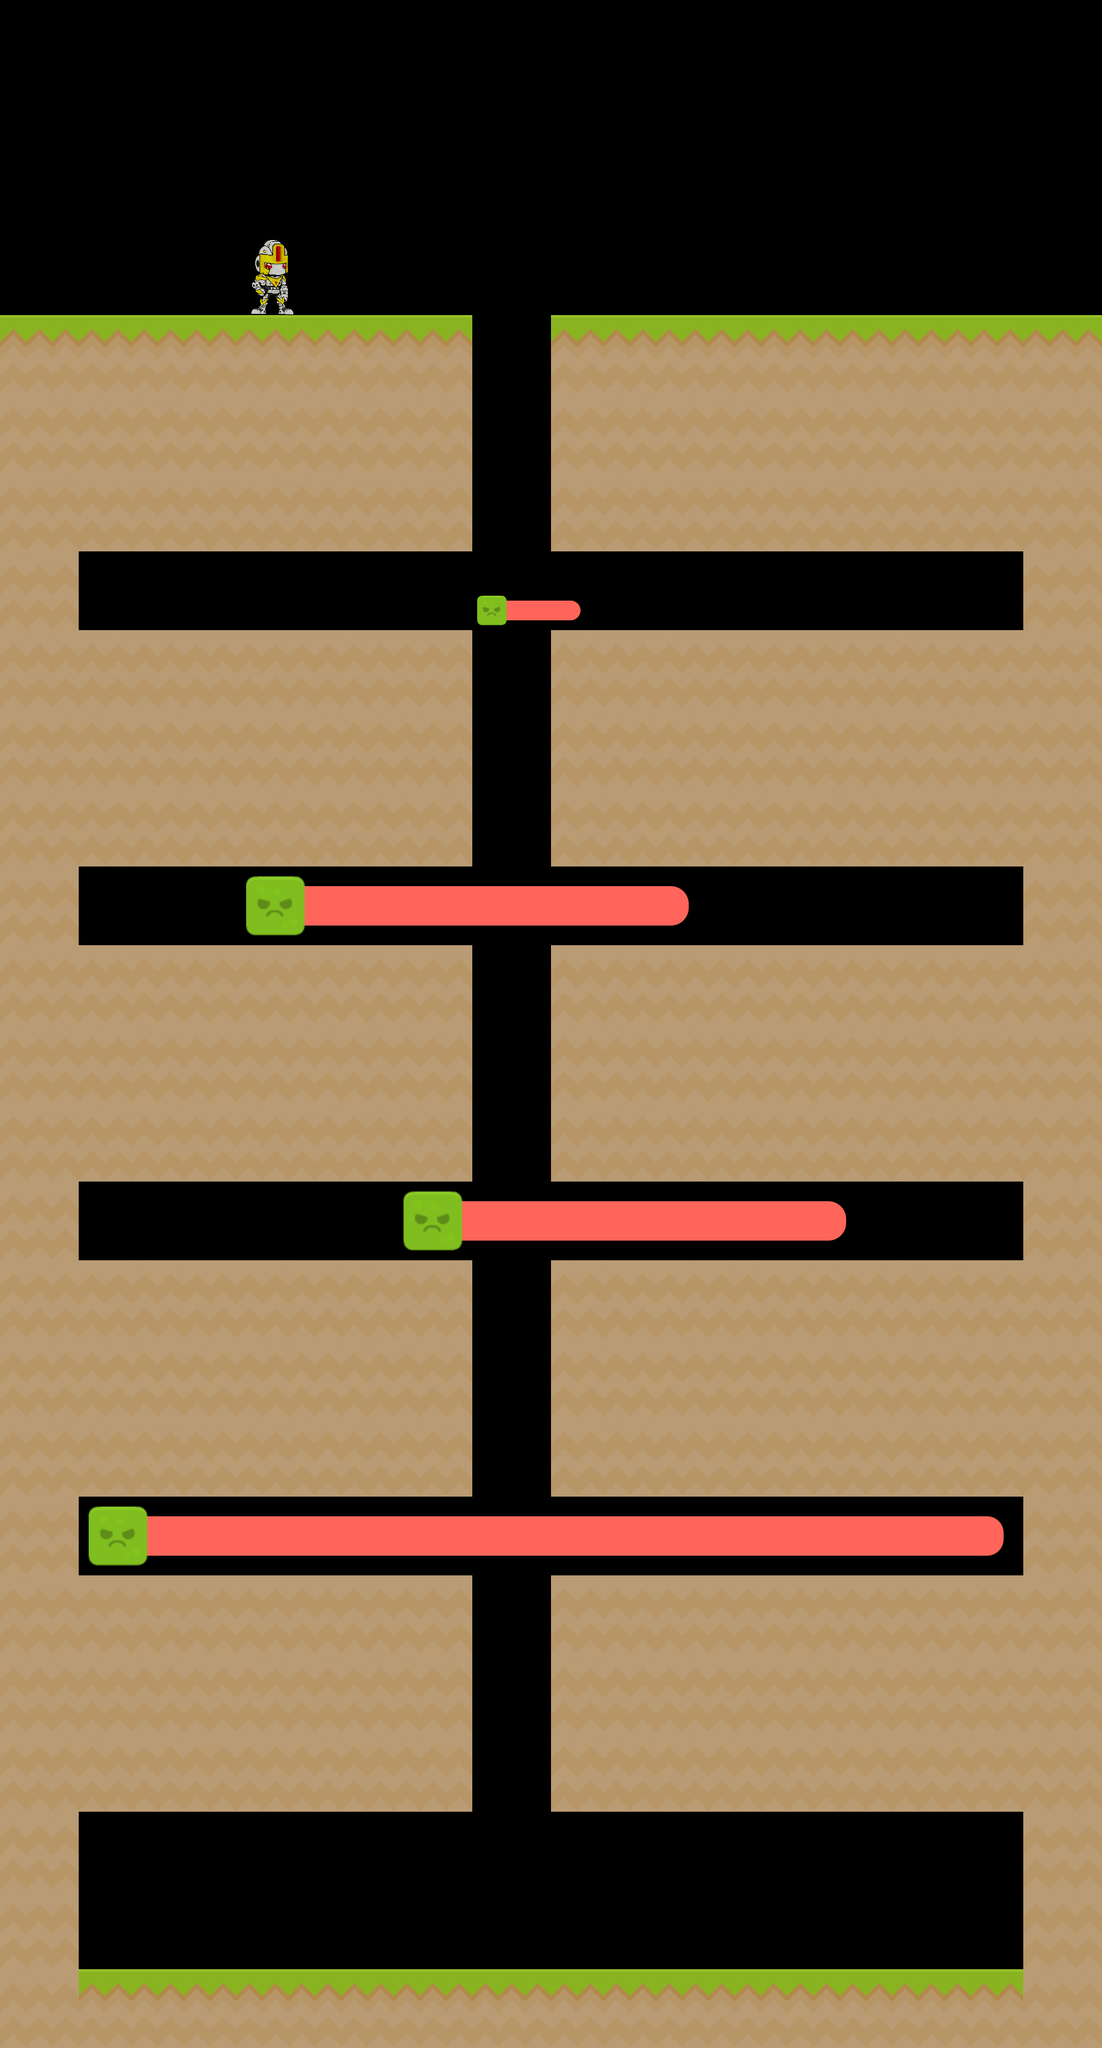

Below is a game level as drawn by its tile map, then a one-line description and the .tmx that defines it (tile-layer data replaced by summaries):
An orthogonal 14x26 tile map with 128x128 px tiles, 1 tile layer (Tile Layer 1), 2 tilesets.

<map version="1.5" tiledversion="1.6.0" orientation="orthogonal" renderorder="right-up" width="14" height="26" tilewidth="128" tileheight="128" infinite="0" nextlayerid="3" nextobjectid="1">
 <editorsettings>
  <export target="../build/level1.csv" format="csv" />
 </editorsettings>
 <tileset firstgid="1" source="tiles.tsx" />
 <tileset firstgid="97" source="enemies.tsx" />
 <layer id="2" name="Tile Layer 1" width="14" height="26">
  <data>[364 cells, 232 non-empty, 8 distinct tile ids]</data>
 </layer>
</map>